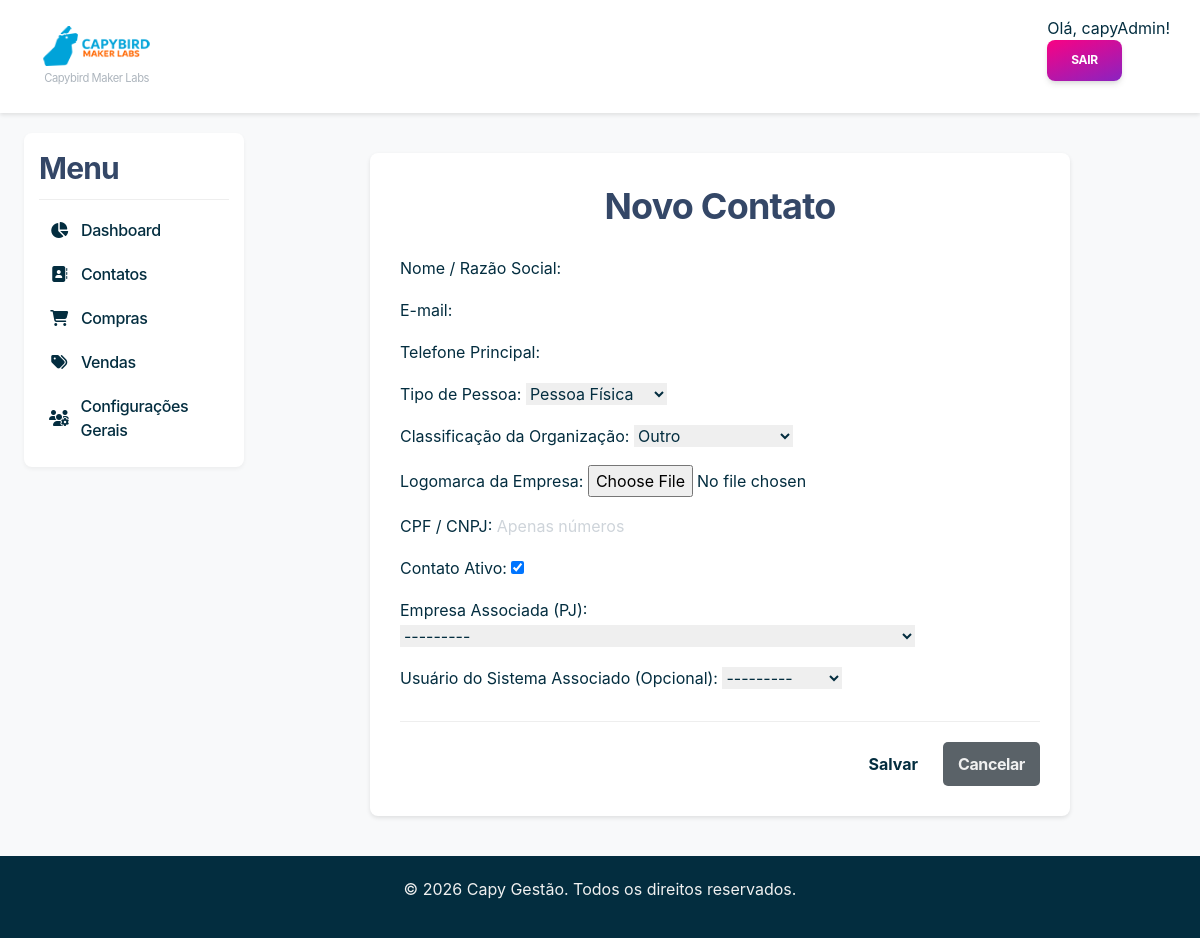
/contacts/create/ (signed in), run on the app's committed database.
### contacts/models.py (models this page shows)
class Contact(models.Model):
    class PersonType(models.TextChoices):
        INDIVIDUAL = "PF", "Pessoa Física"
        LEGAL = "PJ", "Pessoa Jurídica"
    user = models.OneToOneField(User, on_delete=models.SET_NULL, null=True, blank=True)
    name = models.CharField(max_length=255, verbose_name="Nome Completo")
    email = models.EmailField(max_length=255, unique=True)
    phone = models.CharField(
        max_length=20, blank=True, null=True, verbose_name="Telefone"
    )
    person_type = models.CharField(
        max_length=2,
        choices=PersonType.choices,
        default=PersonType.INDIVIDUAL,
        verbose_name="Tipo de Pessoa",
    )
    document = models.CharField(
        max_length=18, unique=True, blank=True, null=True, verbose_name="CPF/CNPJ"
    )
    is_active = models.BooleanField(default=True, verbose_name="Ativo")
    user = models.OneToOneField(
        User,
        on_delete=models.SET_NULL,
        null=True,
        blank=True,
        verbose_name="Usuário Associado",
    )
    company = models.ForeignKey(
        "self",
        on_delete=models.SET_NULL,
        null=True,
        blank=True,
        verbose_name="Empresa Associada (PJ)",
        limit_choices_to={
            "person_type": "PJ"
        },  # Garante que só PJs possam ser selecionadas aqui
    )
    created_at = models.DateTimeField(auto_now_add=True)
    updated_at = models.DateTimeField(auto_now=True)
    def __str__(self):
        return self.name
    class Meta:
        verbose_name = "Contato"
        verbose_name_plural = "Contatos"
        ordering = ["name"]
    class OrganizationType(models.TextChoices):
        SYSTEM_HOLDER = "HOLDER", "Gestor do Sistema"  # A sua empresa
        CLIENT = "CLIENT", "Cliente"  # As empresas clientes
        OTHER = "OTHER", "Outro"  # Outros tipos de contato PJ
    organization_type = models.CharField(
        max_length=10,
        choices=OrganizationType.choices,
        default=OrganizationType.OTHER,
        verbose_name="Classificação da Organização",
        blank=True,
    )
    logo = models.ImageField(
        upload_to="logos/", null=True, blank=True, verbose_name="Logomarca da Empresa"
    )

### contacts/views.py (the view)
# urls.py: path("create/", ContactCreateView.as_view(), name="contact_create"),
class ContactCreateView(LoginRequiredMixin, CreateView):
    model = Contact
    form_class = ContactForm
    template_name = "form_template.html"
    success_url = SUCCESS_URL
    def get_context_data(self, **kwargs):
        context = super().get_context_data(**kwargs)
        context["title"] = "Novo Contato"
        context["success_url"] = self.success_url
        return context

### core_app/context_processors.py (called while the page is built, shortened)
def system_branding_processor(request):
    HOLDER_CACHE_KEY = "system_holder_branding"
    holder_data = cache.get(HOLDER_CACHE_KEY)
    if not holder_data:
        try:
            system_holder = Contact.objects.get(
                organization_type=Contact.OrganizationType.SYSTEM_HOLDER
            )
            holder_data = {
                "system_holder_name": system_holder.name,
                "system_holder_logo": system_holder.logo,
            }
            cache.set(HOLDER_CACHE_KEY, holder_data, 3600)
        except Contact.DoesNotExist:
            holder_data = {
                "system_holder_name": "CAPY GESTÃO",
                "system_holder_logo": None,
            }
    return holder_data

### templates/form_template.html (shortened to what this page needs)
{% extends 'app_base.html' %}
{% block app_content %}
<link rel="stylesheet" href="https://cdnjs.cloudflare.com/ajax/libs/font-awesome/6.5.0/css/all.min.css">
<div class="form-container">
    <h2>{{ title }}</h2>
    <form method="post" novalidate>
        {{ form.as_p }}
        <div class="form-actions">
            <button type="submit" class="btn">Salvar</button>
            <a href="{{ success_url }}" class="btn btn-cancel">Cancelar</a>
        </div>
    </form>
</div>
{% endblock app_content %}

### templates/base.html (shortened to what this page needs)
{% load static %}
<!DOCTYPE html>
<html lang="pt-br">
<head>
    <link rel="stylesheet" href="{% static 'css/style.css' %}">
	<link rel="stylesheet" href="{% static 'css/soft-ui-dashboard-tailwind.css' %}" />
    <link rel="stylesheet" href="https://cdnjs.cloudflare.com/ajax/libs/font-awesome/6.5.2/css/all.min.css" />
    <link rel="stylesheet" href="https://cdnjs.cloudflare.com/ajax/libs/font-awesome/6.5.0/css/all.min.css">
	<link href="{% static 'css/nucleo-icons.css' %}" rel="stylesheet" />
	<link href="{% static 'css/nucleo-svg.css' %}" rel="stylesheet" />
</head>
<body>
    <header>
        <nav class="navbar">
            <div class="nav-logo">
            <a href="{% url 'home' %}">
                {% if system_holder_logo %}
                    <img src="{{ system_holder_logo.url }}" alt="Logo de {{ system_holder_name }}" class="client-logo-img">
                    <span class="system-name-small">{{ system_holder_name }}</span>
                {% else %}
                    <strong>{{ system_holder_name|default:"CAPY GESTÃO" }}</strong>
                {% endif %}
            </a>
            </div>
            <div class="nav-menu">
                {% if user.is_authenticated %}
                    <span>Olá, {{ user.username }}!</span>
                    <form class="logout-form" action="{% url 'logout' %}" method="post">
                        <button type="submit" class="inline-block px-6 py-3 mb-4 font-bold text-center text-white uppercase align-middle transition-all rounded-lg cursor-pointer bg-gradient-to-tl from-purple-700 to-pink-500 leading-pro text-xs ease-soft-in tracking-tight-soft shadow-soft-md bg-150 bg-x-25 hover:scale-102 active:opacity-85 hover:shadow-soft-xs">Sair</button>
                    </form>
                {% endif %}
            </div>
        </nav>
    </header>
    <main class="container">
        {% block content %}
        {% endblock %}
    </main>
    <footer>
        <p>© 2026 Capy Gestão. Todos os direitos reservados.</p>
    </footer>
</body>
</html>

### static/css/style.css (style rules this page uses)
:root { --color-primary: #00a3d9; --color-primary-dark: #0082ad; --color-secondary: #FF6905; --color-tertiary: #2CE864; --color-quaternary: #032D3F; --color-danger: #dc3545; --color-success: var(--color-tertiary); --color-edit: var(--color-secondary); --color-gray-dark: #5a6268; --color-gray-medium: #adb5bd; --color-gray-light: #f1faff; --color-background-main: #f8f9fa; --color-background-card: #ffffff; --text-on-light-bg: var(--color-quaternary); --text-on-dark-bg: #f0f0f0; }
*, *::before, *::after { box-sizing: border-box; }
body { font-family: -apple-system, BlinkMacSystemFont, "Segoe UI", Roboto, "Helvetica Neue", Arial, sans-serif; margin: 0; background-color: var(--color-background-main); color: var(--text-on-light-bg); display: flex; flex-direction: column; min-height: 100vh; }
.container { width: 98%; max-width: 1800px; margin: 20px auto; flex-grow: 1; }
.navbar { display: flex; justify-content: space-between; align-items: center; background-color: var(--color-background-card); padding: 1rem 2.5%; box-shadow: 0 2px 4px rgba(0,0,0,0.1); }
footer { text-align: center; padding: 20px; background-color: var(--color-quaternary); color: var(--text-on-dark-bg); margin-top: auto; }
.nav-logo a { display: flex; flex-direction: column; align-items: center; text-decoration: none; }
.client-logo-img { max-height: 40px; max-width: 150px; margin-bottom: 4px; }
.system-name-small { font-size: 0.7em; color: var(--color-gray-medium); font-weight: normal; }
.btn { display: inline-block; padding: 10px 15px; border: none; border-radius: 5px; cursor: pointer; text-decoration: none; text-align: center; font-weight: bold; transition: background-color 0.2s, color 0.2s; }
.btn-secondary, .btn-cancel { background-color: var(--color-gray-dark); color: var(--text-on-dark-bg); }
.form-container, .login-form { max-width: 700px; margin: 20px auto; padding: 30px; background-color: var(--color-background-card); border-radius: 8px; box-shadow: 0 2px 4px rgba(0,0,0,0.1); }
.form-container h2, .login-form h2 { text-align: center; margin-top: 0; margin-bottom: 25px; }
.form-actions { margin-top: 30px; display: flex; justify-content: flex-end; gap: 10px; border-top: 1px solid #eee; padding-top: 20px; }

### data on the page
Contact: name "Capybird Maker Labs"
Contact: person_type "Pessoa Física", organization_type "Outro", is_active "☑", company "---------", user "---------"

### other printed values
{{ user.username }} "capyAdmin"
{{ title }} "Novo Contato"
